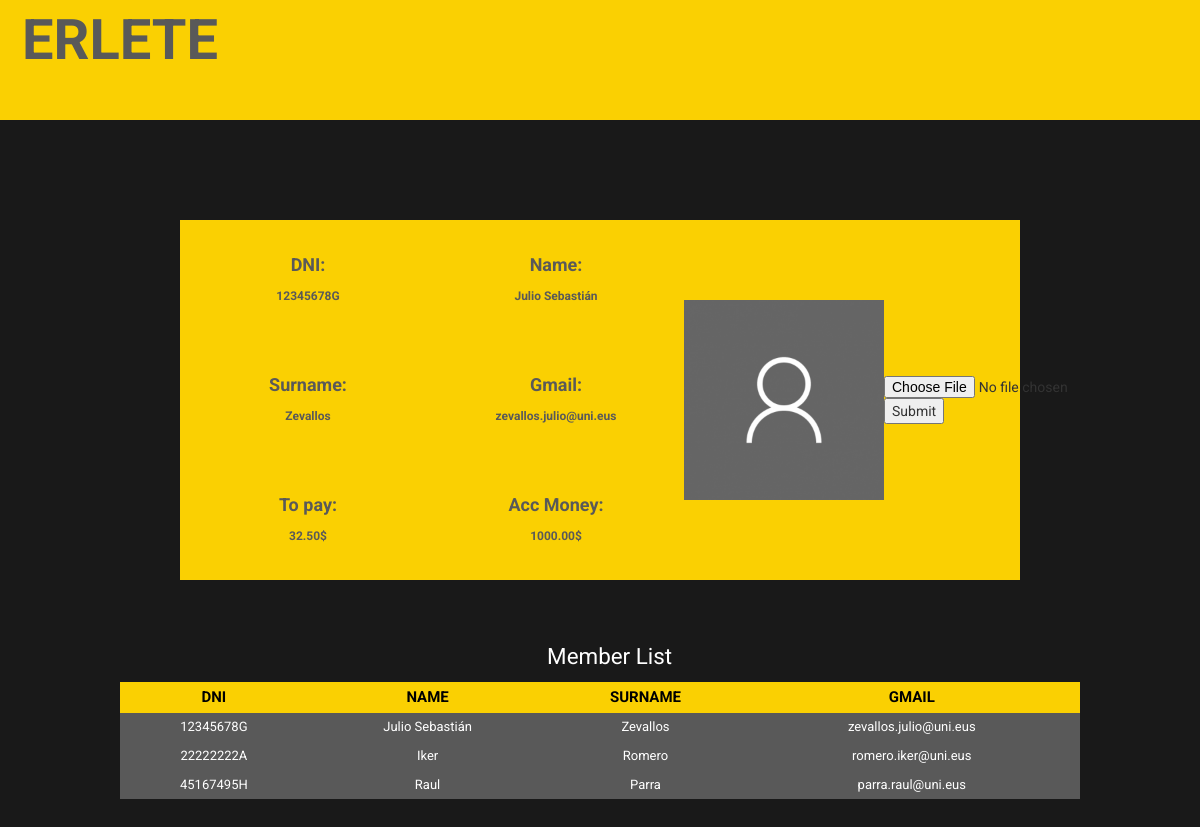
The app's page /account.php (signed in) with its own data.
### tables this page shows
CREATE TABLE `personas` (
  `dni` varchar(9) NOT NULL,
  `nombre` varchar(15) NOT NULL,
  `apellido` varchar(25) NOT NULL,
  `gmail` varchar(50) NOT NULL,
  `contraseña` varchar(50) NOT NULL,
  `admin` tinyint(1) NOT NULL,
  `dinero_pagar` decimal(65,2) NOT NULL,
  `dinero_cuenta` decimal(65,2) NOT NULL,
  `foto` varchar(100) NOT NULL DEFAULT 'resources/images/perfiles/perfil.png',
  `cambio_contraseña` datetime DEFAULT '2018-01-01 00:00:00'
);

### web/account.php (the view, shortened to what this page needs)
<!DOCTYPE html>
<html>
	  <head>
  				<link rel="stylesheet" href="https://maxcdn.bootstrapcdn.com/bootstrap/3.4.1/css/bootstrap.min.css">
				<link rel="stylesheet" href="css.css">
			</head>
	  <body>
					<div class="title">
						<p class="titletext">ERLETE</p>
					</div>
	   			<div class="bgdiv">
	   						<div class="photodiv">
								<?php
				    			if (isset($_SESSION['erablitzailea_a_g'])) {
					    			$dni = $_SESSION['erablitzailea_a_g'];
									$link =  ConnectDataBase();
									$result3=mysqli_query($link, "select Foto from Personas where dni = '$dni'");
									$imprimir=mysqli_fetch_array($result3);
									?>
								<img  class="photoacc" src="<?php echo $imprimir['Foto']; ?>">
								<form action="upload.php" method="POST" enctype="multipart/form-data">
									<input type='file' name="imagen">
									<input type="submit">
								</form>
	  	 			<?php
					$result=mysqli_query($link, "select nombre,apellido,gmail,dinero_pagar,dinero_cuenta from Personas where dni = '$dni'");
					$imprimir = mysqli_fetch_array($result);
					?>
					</div>
						<div class="bgacc">
						<div class="campoacc">
								<p class="textstyleacc">DNI:</p>
							<?php
								echo $dni;
							?>
						</div>
						<div class="campoacc">
								<p class="textstyleacc">Name:</p>
							<?php
								echo $imprimir['nombre'];
							?>
						</div>
					</div>
					<div class="bgacc">
						<div class="campoacc">
								<p class="textstyleacc">Surname:</p>
							<?php
								echo $imprimir['apellido'];
							?>
						</div>
						<div class="campoacc">
								<p class="textstyleacc">Gmail:</p>
							<?php
								echo $imprimir['gmail'];
							?>
						</div>
					</div>
					<div class="bgacc">
						<div class="campoacc">
								<p class="textstyleacc">To pay:</p>
							<?php
								echo  $imprimir['dinero_pagar'] . "$";
							?>
						</div>
						<div class="campoacc">
								<p class="textstyleacc">Acc Money:</p>
							<?php
								echo $imprimir['dinero_cuenta']. "$";
							?>
						</div>
					</div>
	   			</div>
					<div class="tableaccdiv">
						<p class="texttitle">Member List</p>
						<table class="tableacc">
							<thead>
									<tr>
										<th>DNI</th>
										<th>NAME</th>
										<th>SURNAME</th>
										<th>GMAIL</th>
									</tr>
							</thead>
					<?php
						$result2 =mysqli_query($link, "select dni,nombre,apellido,gmail,dinero_pagar,dinero_cuenta from Personas");
						while($imprimir2 = mysqli_fetch_array($result2)){
							if ($result2->num_rows > 0) {
							  	?>
										<tbody>
											<tr>
												<td>
													<?php
														echo $imprimir2['dni'];
													?>
												</td>
												<td>
													<?php
														echo $imprimir2['nombre'];
													?>
												</td>
												<td>
													<?php
														echo $imprimir2['apellido'];
													?>
												</td>
												<td>
													<?php
														echo $imprimir2['gmail'];
													?>
												</td>
											</tr>
										</tbody>
								<?php
							} else {
							  echo "0 results";
							}
						}
						?>
					</div>
				<?php
					} else{
						echo "You are not logged in";
					}
		?>
	  </body>
</html>

### web/css.css (style rules this page uses)
body { margin:0; font-family: 'Roboto', sans-serif; background-color: #191919; -ms-overflow-style: none; scrollbar-width: none; }
.title { text-align: center; background-color:#FAD002; height: 15vh; margin:0px; padding:0px; width: 100% }
.titletext { font-size: 400%; text-decoration: none; font-weight: bold; color: #595959; width: 20%; }
form { margin-block-end:0; }
.campoacc { width: 20vw; height: 15vh; padding-top: 4vh; color: #595959; font-weight: bold; text-align: center; }
.textstyleacc { font-size: 150%; }
.bgacc { display:flex; flex-direction:row; justify-content: space-evenly; font-size: 1.5vh; width:60%; }
table.tableacc { background-color: #595959; width: 100%; height: 200%; text-align: center; border-collapse: collapse; }
table.tableacc td, table.tableacc th { border: 0px solid #000000; padding: 5px 4px; }
table.tableacc tbody td { font-size: 13px; color: #FFFFFF; }
table.tableacc thead { background: #FAD002; }
table.tableacc thead th { font-size: 15px; font-weight: bold; color: #000000; text-align: center; }
.tableaccdiv { width: 80%; margin:10%; margin-top: 5%; }
.texttitle { color: white; font-size: 160%; margin-left:2%; text-align: center; }
.bgdiv { margin-top:5%; background-color: #FAD002; width: 70%; margin-left: 15%; }
.photodiv { display: flex; flex-direction: center; align-items:center; width: 40%; height: 45vh; float:right; }
.photoacc { width: 25vh; height: 25vh; }

### records on screen
personas: foto (picture), nombre "Julio Sebastián", apellido "Zevallos", gmail "zevallos.julio@uni.eus", dinero_pagar "32.50", dinero_cuenta "1000.00", dni "12345678G"
personas: dni "22222222A", nombre "Iker", apellido "Romero", gmail "romero.iker@uni.eus"
personas: dni "45167495H", nombre "Raul", apellido "Parra", gmail "parra.raul@uni.eus"

### other values on screen
$dni "12345678G"
